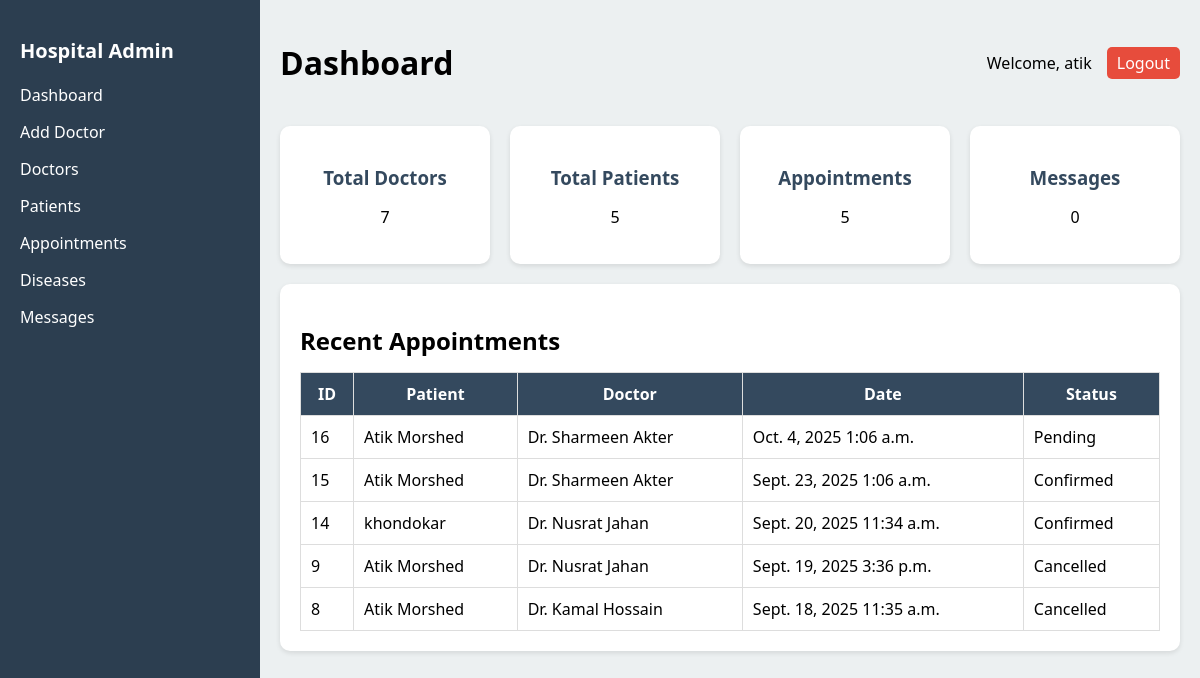
The page /custom_admin/dashboard/ (signed in) on the database its author committed.
### main_app/models.py (models this page shows, shortened)
class User(AbstractUser):
    full_name = models.CharField(max_length=150)
    phone = models.CharField(max_length=15)
    nid = models.CharField(max_length=20)
    age = models.IntegerField(blank=True, null=True)
    gender = models.CharField(max_length=10)
    is_admin = models.BooleanField(default=False)

class Appointment(models.Model):
    STATUS_CHOICES = [
        ("Pending", "Pending"),
        ("Confirmed", "Confirmed"),
        ("Cancelled", "Cancelled"),
        ("Completed", "Completed"),
    ]
    patient = models.ForeignKey(User, on_delete=models.CASCADE)
    doctor = models.ForeignKey(Doctor, on_delete=models.CASCADE)
    scheduled_date = models.DateField()
    scheduled_time = models.TimeField()
    status = models.CharField(max_length=20, choices=STATUS_CHOICES, default="Pending")
    created_at = models.DateTimeField(auto_now_add=True)
    serial_number = models.PositiveIntegerField(null=True, blank=True)

class Doctor(models.Model):
    full_name = models.CharField(max_length=100)
    specialization = models.CharField(max_length=100)
    phone = models.CharField(max_length=15)
    email = models.EmailField(unique=True)
    availability = models.JSONField(default=dict, blank=True, null=True)

### custom_admin/views.py (the view)
# urls.py: path('dashboard/', views.dashboard, name='dashboard'),
@login_required
def dashboard(request):
    context = {
        "doctor_count": Doctor.objects.count(),
        "patient_count": User.objects.filter(is_admin=False).count(),
        "appointment_count": Appointment.objects.count(),
        "message_count": ContactMessage.objects.count(),
        "recent_appointments": Appointment.objects.select_related("patient", "doctor").order_by("-created_at")[:5],
    }
    return render(request, "dashboard.html", context)

### custom_admin/templates/dashboard.html (shortened to what this page needs)
{% load static %}
<!DOCTYPE html>
<html lang="en">
<head>
  <link rel="stylesheet" href="{% static 'css/dashboard.css' %}">
</head>
<body>
    {% include 'sidder_part.html' %}
  <div class="main-content">
    <header>
      <h1>Dashboard</h1>
      <div class="user-info">
        <span>Welcome, {{ request.user.username }}</span>
        <a href="{% url 'logout' %}" class="logout-btn">Logout</a>
      </div>
    </header>
    <section class="cards">
      <div class="card">
        <h3>Total Doctors</h3>
        <p>{{ doctor_count }}</p>
      </div>
      <div class="card">
        <h3>Total Patients</h3>
        <p>{{ patient_count }}</p>
      </div>
      <div class="card">
        <h3>Appointments</h3>
        <p>{{ appointment_count }}</p>
      </div>
      <div class="card">
        <h3>Messages</h3>
        <p>{{ message_count }}</p>
      </div>
    </section>
    <section class="table-section">
      <h2>Recent Appointments</h2>
      <table>
        <thead>
          <tr>
            <th>ID</th>
            <th>Patient</th>
            <th>Doctor</th>
            <th>Date</th>
            <th>Status</th>
          </tr>
        </thead>
        <tbody>
          {% for appointment in recent_appointments %}
          <tr>
            <td>{{ appointment.id }}</td>
            <td>{{ appointment.patient.full_name }}</td>
            <td>{{ appointment.doctor.full_name }}</td>
            <td>{{ appointment.scheduled_date }} {{ appointment.scheduled_time }}</td>
            <td>{{ appointment.status }}</td>
          </tr>
          {% empty %}
          <tr><td colspan="5" class="no-data">No appointments found.</td></tr>
          {% endfor %}
        </tbody>
      </table>
    </section>
  </div>
</body>
</html>

### custom_admin/static/css/dashboard.css (style rules this page uses)
body { margin: 0; font-family: Arial, sans-serif; display: flex; }
.main-content { flex: 1; padding: 20px; background: #ecf0f1; }
header { display: flex; justify-content: space-between; align-items: center; }
.user-info { display: flex; gap: 15px; align-items: center; }
.logout-btn { background: #e74c3c; color: white; padding: 5px 10px; border-radius: 5px; text-decoration: none; }
.cards { display: grid; grid-template-columns: repeat(4, 1fr); gap: 20px; margin: 20px 0; }
.card { background: white; padding: 20px; border-radius: 10px; text-align: center; box-shadow: 0 2px 5px rgba(0,0,0,0.1); }
.card h3 { margin-bottom: 10px; color: #34495e; }
.table-section { background: white; padding: 20px; border-radius: 10px; box-shadow: 0 2px 5px rgba(0,0,0,0.1); }
.table-section h2 { margin-bottom: 15px; }
table { width: 100%; border-collapse: collapse; }
table th, table td { padding: 10px; border: 1px solid #ddd; }
table th { background: #34495e; color: white; }

### custom_admin/static/css/sidder_part.css (style rules this page uses)
body { margin: 0; padding: 0; font-family: "Segoe UI", Tahoma, Geneva, Verdana, sans-serif; display: flex; min-height: 100vh; background: #f4f6f9; }
.main-content { flex: 1; padding: 20px; }

### rows shown on the page
User: user.username "atik"
Appointment: id "16", patient.full_name "Atik Morshed", doctor.full_name "Dr. Sharmeen Akter", scheduled_date "Oct. 4, 2025", scheduled_time "1:06 a.m.", status "Pending"
Appointment: id "15", patient.full_name "Atik Morshed", doctor.full_name "Dr. Sharmeen Akter", scheduled_date "Sept. 23, 2025", scheduled_time "1:06 a.m.", status "Confirmed"
Appointment: id "14", patient.full_name "khondokar", doctor.full_name "Dr. Nusrat Jahan", scheduled_date "Sept. 20, 2025", scheduled_time "11:34 a.m.", status "Confirmed"
Appointment: id "9", patient.full_name "Atik Morshed", doctor.full_name "Dr. Nusrat Jahan", scheduled_date "Sept. 19, 2025", scheduled_time "3:36 p.m.", status "Cancelled"
Appointment: id "8", patient.full_name "Atik Morshed", doctor.full_name "Dr. Kamal Hossain", scheduled_date "Sept. 18, 2025", scheduled_time "11:35 a.m.", status "Cancelled"

### other values the page prints
{{ doctor_count }} "7"
{{ patient_count }} "5"
{{ appointment_count }} "5"
{{ message_count }} "0"
